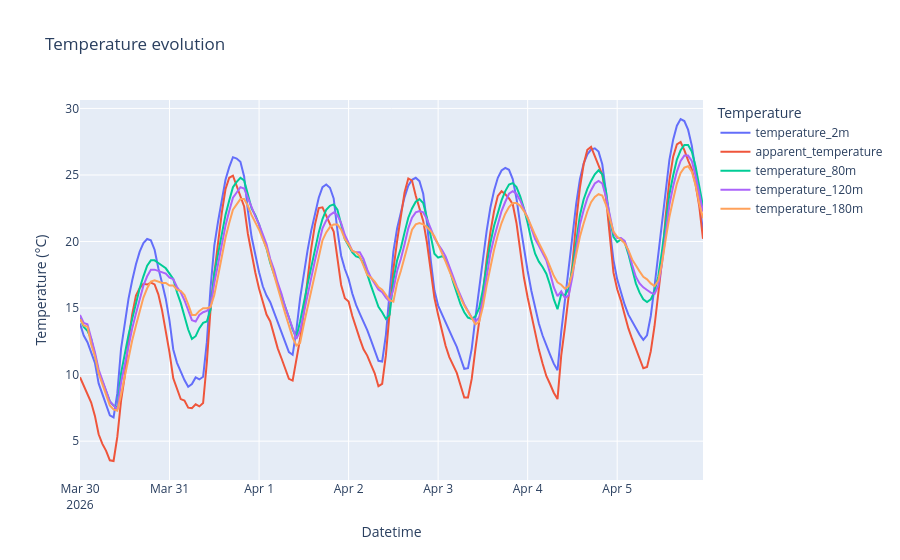

The code cell stored with this chart in its notebook:
### Code cell
temps = [t for t in data.columns if 'temperature' in t and 'soil' not in t]

px.line(data,
        x='date',
        y=temps,
        title='Temperature evolution',
        labels={
            'date': 'Datetime',
            'value': 'Temperature (°C)',
            'variable': 'Temperature'
        })

### Figure 1 — Plotly figure (JSON) as saved in the notebook; plotly's stock layout.template omitted (floating-point values rounded to 4 significant figures; data arrays with more than 128 entries replaced by an {"elided": "..."} marker saying what was removed)
{"data": [{"hovertemplate": "Temperature=temperature_2m<br>Datetime=%{x}<br>Temperature (°C)=%{y}<extra></extra>", "legendgroup": "temperature_2m", "line": {"color": "#636efa", "dash": "solid"}, "marker": {"symbol": "circle"}, "mode": "lines", "name": "temperature_2m", "orientation": "v", "showlegend": true, "type": "scatter", "x": {"elided": "168 str values"}, "xaxis": "x", "y": {"elided": "168 float values"}, "yaxis": "y"}, {"hovertemplate": "Temperature=apparent_temperature<br>Datetime=%{x}<br>Temperature (°C)=%{y}<extra></extra>", "legendgroup": "apparent_temperature", "line": {"color": "#EF553B", "dash": "solid"}, "marker": {"symbol": "circle"}, "mode": "lines", "name": "apparent_temperature", "orientation": "v", "showlegend": true, "type": "scatter", "x": {"elided": "168 str values"}, "xaxis": "x", "y": {"elided": "168 float values"}, "yaxis": "y"}, {"hovertemplate": "Temperature=temperature_80m<br>Datetime=%{x}<br>Temperature (°C)=%{y}<extra></extra>", "legendgroup": "temperature_80m", "line": {"color": "#00cc96", "dash": "solid"}, "marker": {"symbol": "circle"}, "mode": "lines", "name": "temperature_80m", "orientation": "v", "showlegend": true, "type": "scatter", "x": {"elided": "168 str values"}, "xaxis": "x", "y": {"elided": "168 float values"}, "yaxis": "y"}, {"hovertemplate": "Temperature=temperature_120m<br>Datetime=%{x}<br>Temperature (°C)=%{y}<extra></extra>", "legendgroup": "temperature_120m", "line": {"color": "#ab63fa", "dash": "solid"}, "marker": {"symbol": "circle"}, "mode": "lines", "name": "temperature_120m", "orientation": "v", "showlegend": true, "type": "scatter", "x": {"elided": "168 str values"}, "xaxis": "x", "y": {"elided": "168 float values"}, "yaxis": "y"}, {"hovertemplate": "Temperature=temperature_180m<br>Datetime=%{x}<br>Temperature (°C)=%{y}<extra></extra>", "legendgroup": "temperature_180m", "line": {"color": "#FFA15A", "dash": "solid"}, "marker": {"symbol": "circle"}, "mode": "lines", "name": "temperature_180m", "orientation": "v", "showlegend": true, "type": "scatter", "x": {"elided": "168 str values"}, "xaxis": "x", "y": {"elided": "168 float values"}, "yaxis": "y"}], "layout": {"legend": {"title": {"text": "Temperature"}, "tracegroupgap": 0}, "title": {"text": "Temperature evolution"}, "xaxis": {"anchor": "y", "domain": [0, 1], "title": {"text": "Datetime"}}, "yaxis": {"anchor": "x", "domain": [0, 1], "title": {"text": "Temperature (°C)"}}}}
